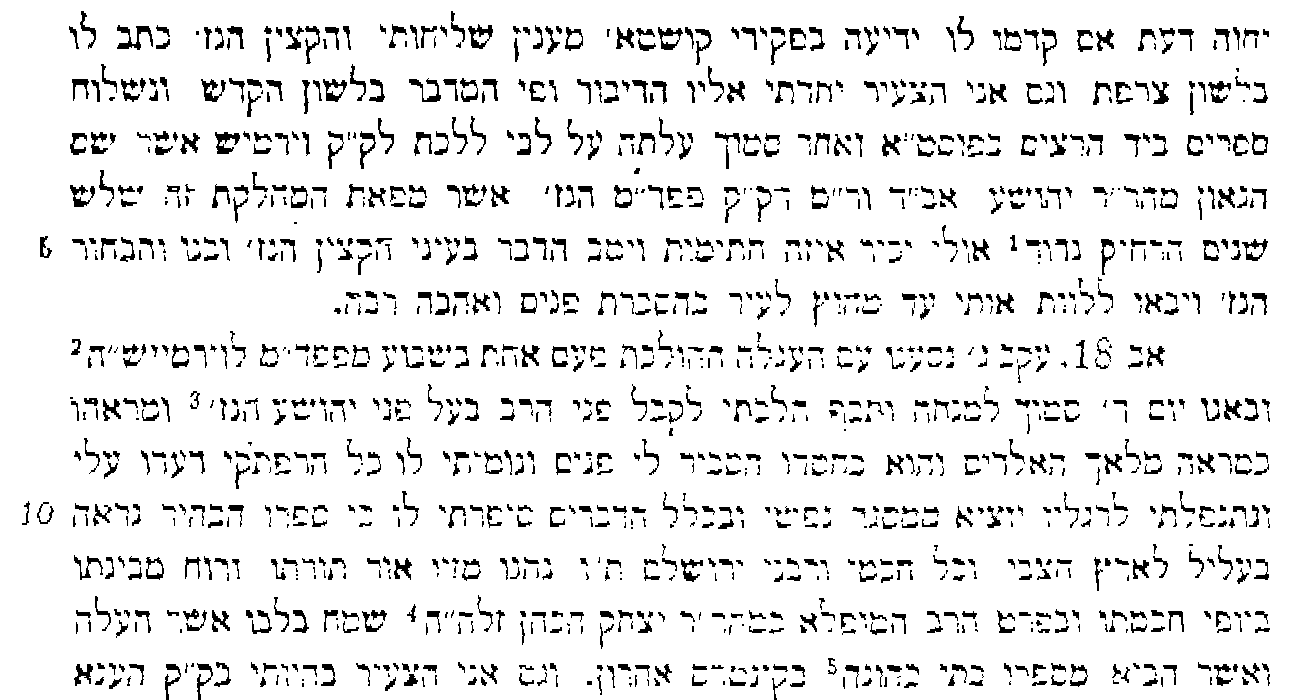
#> input picture data/gt/s030_part1.png, 1312 x 700 px
$ python -i split_lines.py   (imports and definitions only)
#> lines starting #> are read from the running program, lines starting #| are printed output that depends on the picture; after the words box and inside, x2 and y2 are one past the last pixel; in counts of white or black regions, pixels touching at a corner belong together
#> further down, picture is the input picture: PIL image 1312x700 L; 91.5% white; 1381 black regions (299 under 20 px), largest, box (x1, y1, x2, y2) and area: (117, 25, 153, 50) 356, (215, 132, 240, 154) 292, (468, 24, 493, 49) 282
"""Cut a Ma'agal Tov page into line images by horizontal ink profile (clean single-column print).
  py -3.13 -I scripts/split_lines.py 30 [120 ...]      -> data/lines/sNNN/LL.png  (+ data/lines/sNNN_boxes.png preview)
Margin line numbers (the 5, 10, 15 ... in the outer margin) are cut off each line."""
import io
import sys
from pathlib import Path

import numpy as np
try:
    import pymupdf  # only needed for the HebrewBooks PDF (page_image); page-image runs work without it
except ImportError:
    pymupdf = None
from PIL import Image, ImageDraw, ImageFilter

# [1 line not run here, left out]
ROOT = Path(__file__).resolve().parents[1]
PDF = Path(r"C:\Users\ezrab\Ezra Brandt\Claude\openseforim-scans\scans\hida-maagal-tov\hebrewbooks_21838_freimann.pdf")
OUT = ROOT / "data" / "lines"      # variant s2: 2x, softened
SCALE = 2


# [148 lines left out: functions set_variant, page_image, runs, find_lines, x_extent, deskew and 2 more, not called in this run]


def deskew(im):
    """Rotate by the angle (within +-2.5 deg) that makes the row profile sharpest."""
    small = im.resize((im.width // 2, im.height // 2))
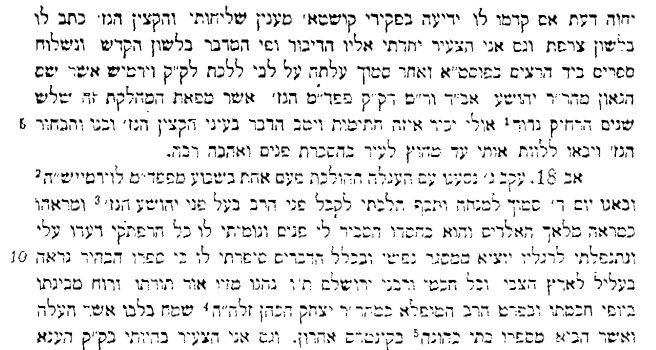
#> small: PIL image 656x350 L; min 0, max 255, mean 232.9
    best = (0, -1)
    for ang in np.arange(-2.5, 2.51, 0.1):
        r = np.asarray(small.rotate(ang, resample=Image.BILINEAR, fillcolor=255)) < 128
        v = np.var(r.sum(1))
        if v > best[1]:
            best = (ang, v)
#> this loop made 51 passes
#> (v, best) on passes 1, 3, 4, 5, 6, 7, 8, 9, 10, 11, 12, 13: (162.8, (-2.5, 162.8)), (170, (-2.3, 170)), (197.3, (-2.2, 197.3)), (212.8, (-2.1, 212.8)), (240.3, (-2, 240.3)), (294.5, (-1.9, 294.5)), (363.5, (-1.8, 363.5)), (423.5, (-1.7, 423.5)), (497.9, (-1.6, 497.9)), (622.9, (-1.5, 622.9)), (745.8, (-1.4, 745.8)), (884.6, (-1.3, 884.6))
#> v on passes 2, 28, 29, 30, 31, 32: 149.1, 5355.8, 4718.1, 3960.2, 3202.1, 2633.3
#> pass 1, in deskew, `r = np.asarray(small.rotate(ang, resample=Image.BILINEAR, fillcolor=25..`:
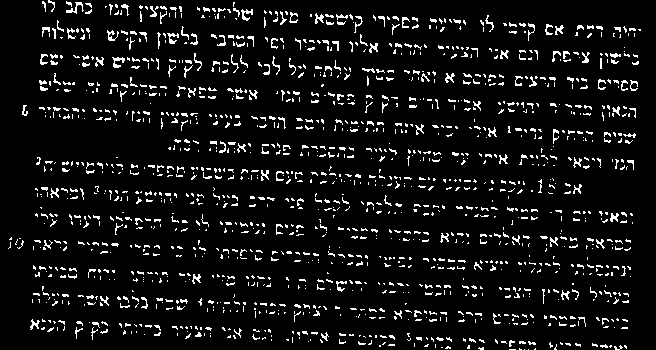
#> r: shape (350, 656) bool; 7.6% white in thin lines or dots
#> pass 2, in deskew, `r = np.asarray(small.rotate(ang, resample=Image.BILINEAR, fillcolor=25..`:
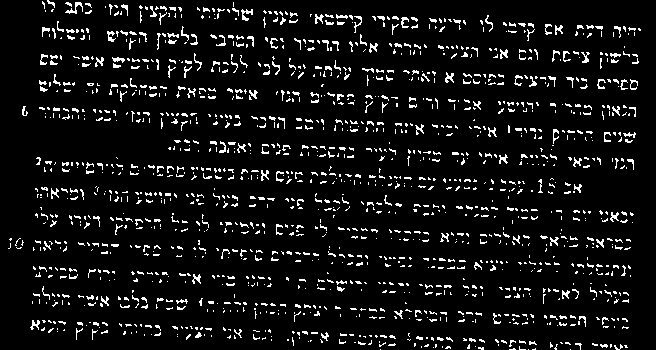
#> r: shape (350, 656) bool; 7.6% white in thin lines or dots
#> pass 3, in deskew, `r = np.asarray(small.rotate(ang, resample=Image.BILINEAR, fillcolor=25..`:
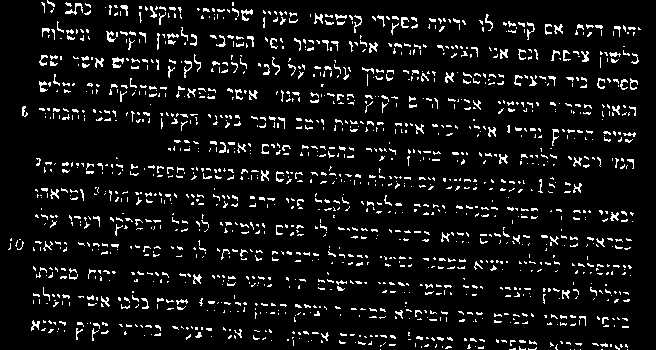
#> r: shape (350, 656) bool; 7.6% white in thin lines or dots
    a0 = best[0]
#> a0 = 0.1
    for ang in np.arange(a0 - 0.1, a0 + 0.101, 0.02):
        r = np.asarray(small.rotate(ang, resample=Image.BILINEAR, fillcolor=255)) < 128
        v = np.var(r.sum(1))
        if v > best[1]:
            best = (ang, v)
#> this loop made 11 passes
#> (v, best) on pass 2: (6068.6, (0.02, 6068.6))
#> v on passes 1, 3, 4, 5, 6, 7: 5550.6, 5993, 5932.1, 5898.7, 5833.4, 5739
#> pass 1, in deskew, `r = np.asarray(small.rotate(ang, resample=Image.BILINEAR, fillcolor=25..`:
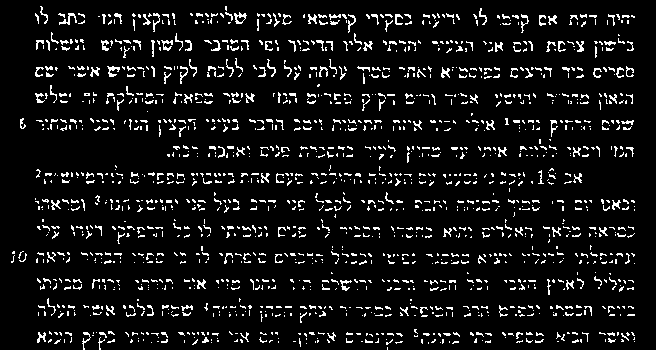
#> r: shape (350, 656) bool; 8% white in thin lines or dots
#> pass 2, in deskew, `r = np.asarray(small.rotate(ang, resample=Image.BILINEAR, fillcolor=25..`:
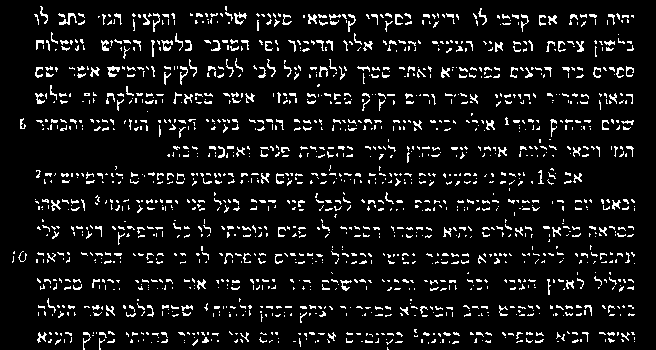
#> r: shape (350, 656) bool; 8.2% white in thin lines or dots
#> pass 3, in deskew, `r = np.asarray(small.rotate(ang, resample=Image.BILINEAR, fillcolor=25..`:
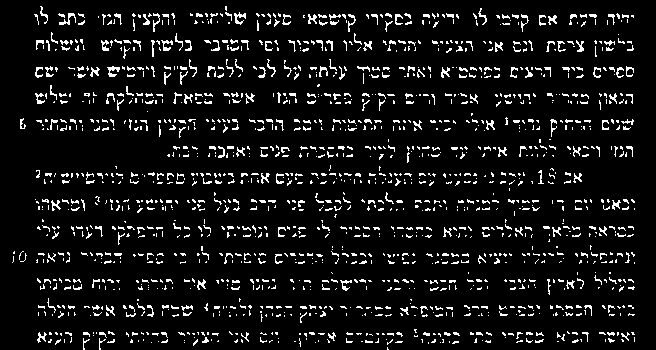
#> r: shape (350, 656) bool; 8.1% white in thin lines or dots
    return im.rotate(best[0], resample=Image.BICUBIC, fillcolor=255), best[0]


# [36 lines left out: function split, not called in this run]


# [8 lines not run here, left out]

>>> from PIL import Image
>>> picture = Image.open('../data/gt/s030_part1.png')
>>> result = deskew(picture)
